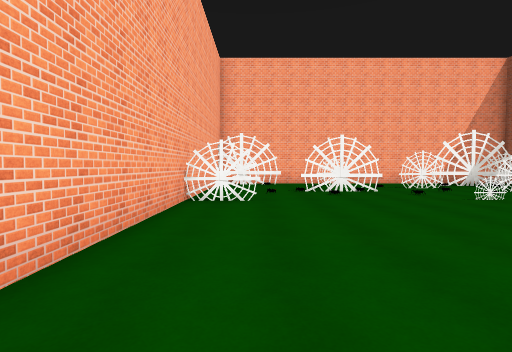
View 1 (above)

19 first-person views from a walk through a scene from a Unity 3-D project. The camera is 1.5 m above the floor, tilts 2° down and sees 85° across. The floor is counted in squares, 2 m on a side. Each view is taken from the middle of a square. On the plan, view 1 faces up. The plan holds only what a view shows up to about 10 squares ahead; the rest is blank. The place goes on beyond the plan. The player is left out. Surface patterns are stand-ins for the level's own textures.

View 2
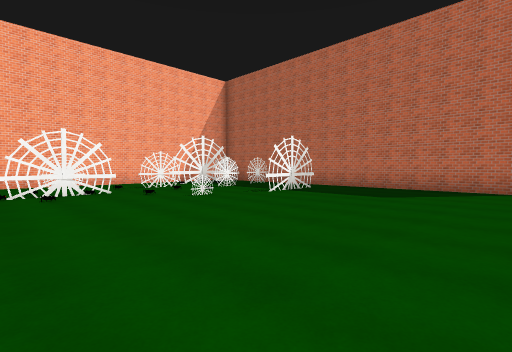

View 3
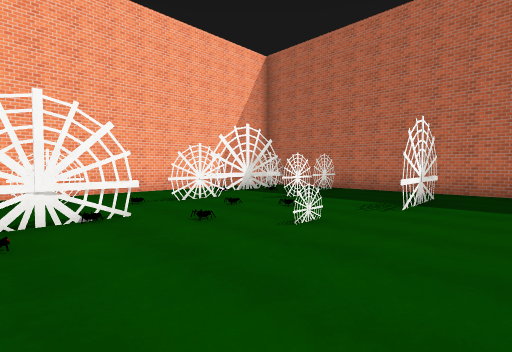

View 4
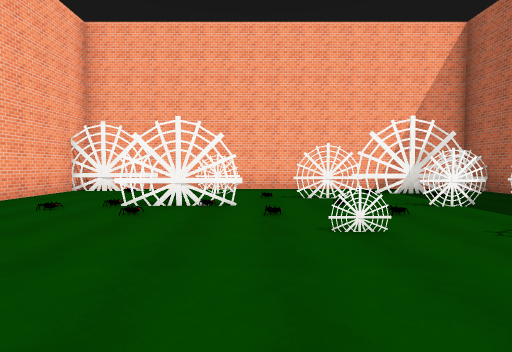

View 5
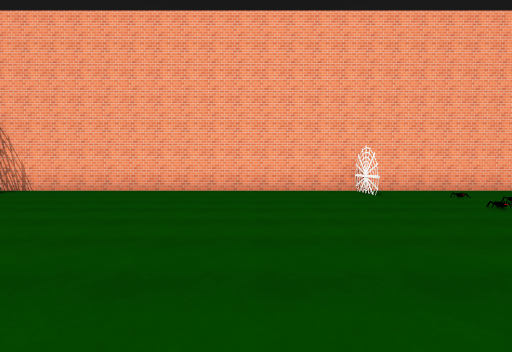

View 6
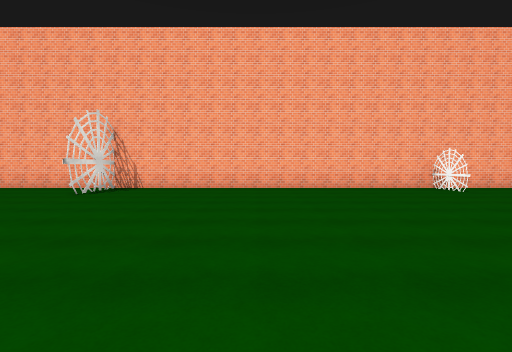

View 7
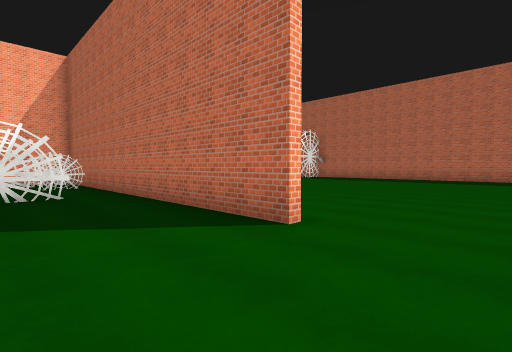

View 8
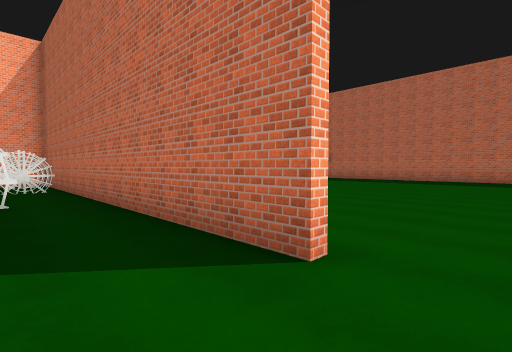

View 9
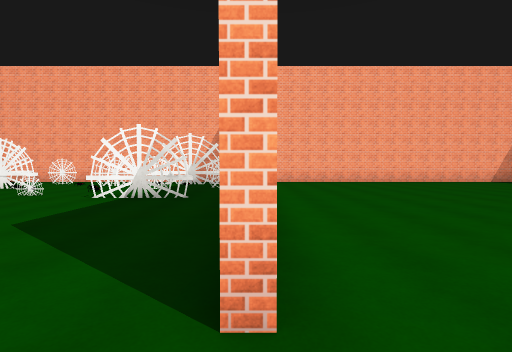

View 10
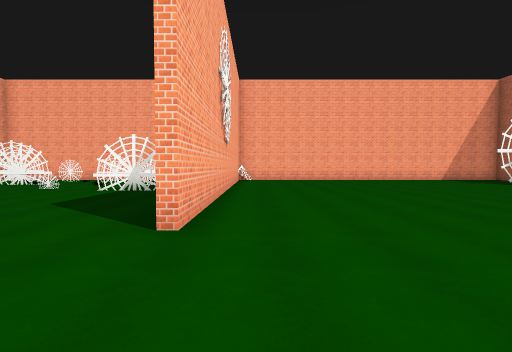

View 11
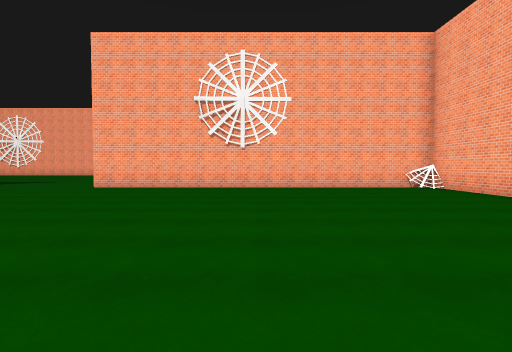

View 12
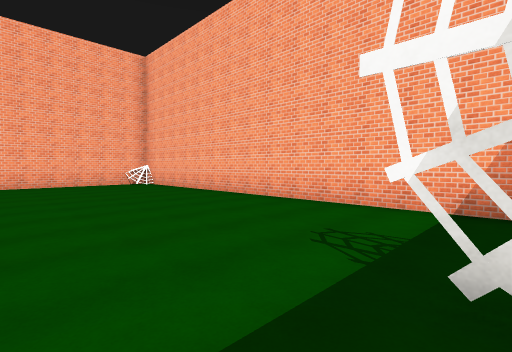

View 13
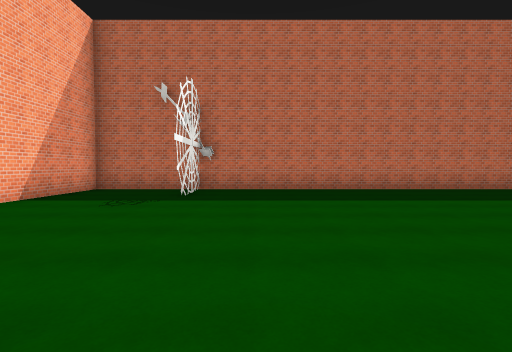

View 14
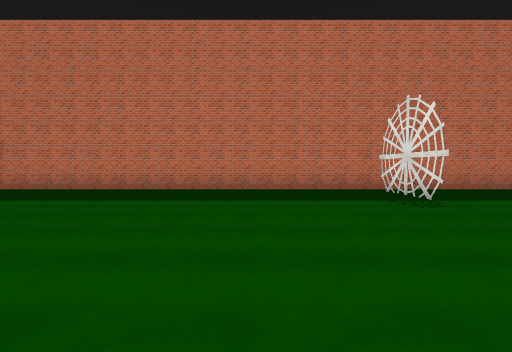

View 15
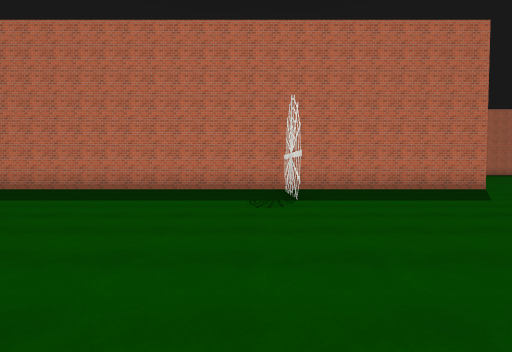

View 16
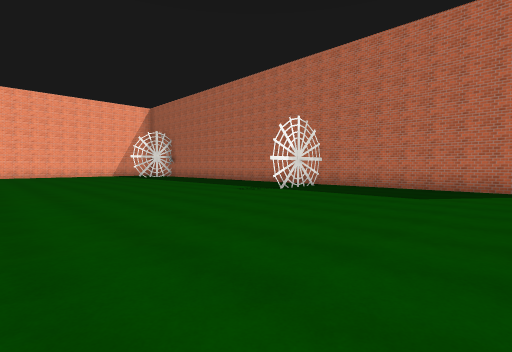

View 17
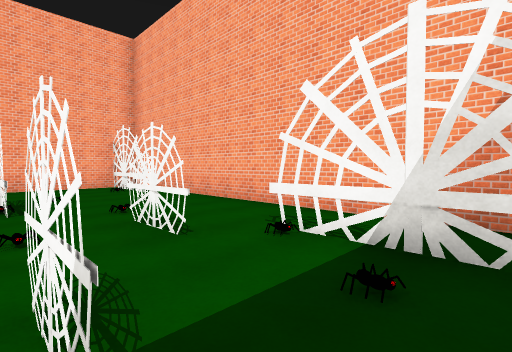

View 18
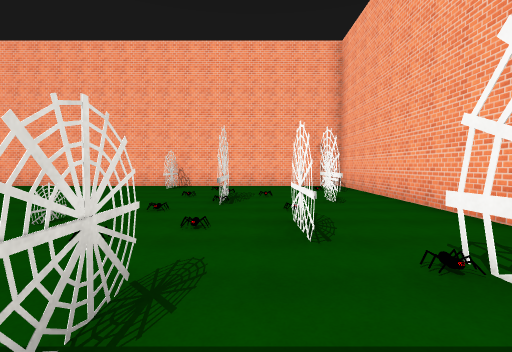

View 19
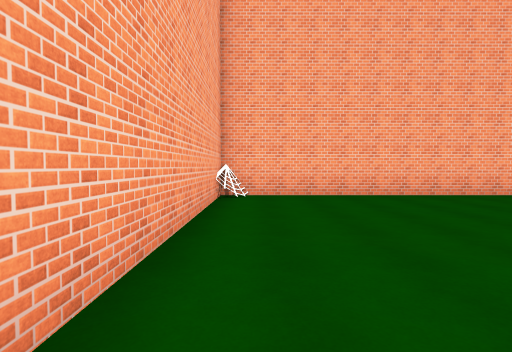

### Floor plan
Key: @ floor where view 1 was taken; # wall or solid block; x gap in a wall; . floor; T thing the floor can be seen under or through; O other object.
Columns run from 2 left of view 1 to 25 right of it. Each row starts with its distance up from view 1.
 13    #########  ##############
 12  ###.......##O.............#
 11 ###..O...#####.............#
 10 #......OO....#.............#
  9 #...........O#...........###
  8 #...TT...OO..#.............#
  7 #............#.............#
  6 #OO....O.#x#.#.............#
  5 #............#.............#
  4 #............#.............#
  3 #............#.............#
  2 #............#.............#
  1 #............#.............#
  0 #.@........................#
 -1 #..........................#
 -2 #........ .................#
 -3 #.......      .  ..........#
 -4 #......          .......##x#
 -5 ###...           ..........#
 -6 #....            ..........#
 -7 #...             ..........#
 -8 #.               ..........#
 -9 #                ..........#
-10                  ..........#

Positions as (right, up) in squares from view 1, and headings:
1: (0, 0), facing up
2: (1, 0), facing up-right
3: (2, 4), facing up-right
4: (4, 3), facing up
5: (7, 3), facing left
6: (8, 0), facing left
7: (8, -2), facing up-right
8: (9, -1), facing up-right
9: (11, -1), facing up
10: (12, -3), facing up
11: (21, 6), facing left
12: (23, 7), facing up-left
13: (16, 7), facing right
14: (16, 0), facing right
15: (16, -3), facing right
16: (15, -10), facing up-right
17: (9, 8), facing up-left
18: (9, 9), facing left
19: (12, 5), facing up
